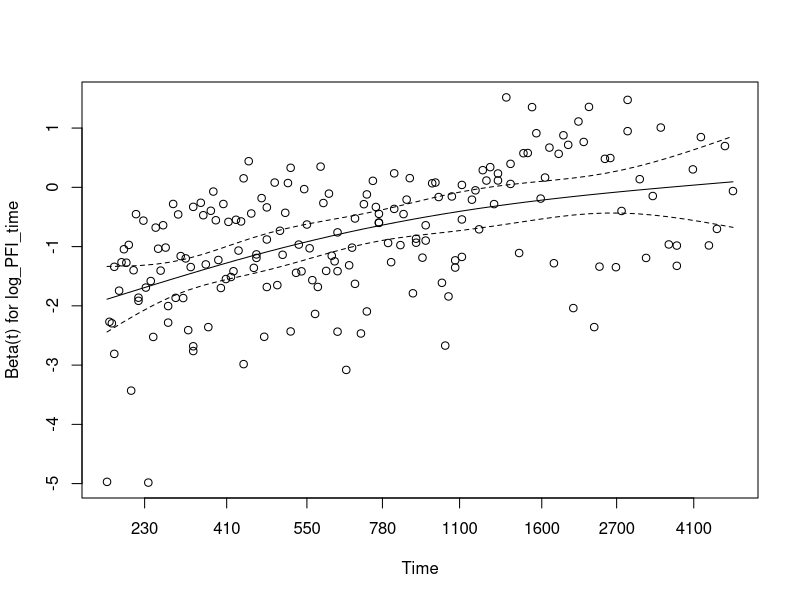

Recreate this plot in R.
library(survival)  # Load the survival package for survival analysis

# Read the data file "GBMLGG.txt", which is tab-separated, with the first row as the header
final = read.table("GBMLGG.txt", sep = "\t", header = TRUE)

# Cox Model 1
# Fit a Cox proportional hazards model using overall survival time (OS.time) and event status (OS)
# The model includes 'WNT' as a predictor
tes = coxph(Surv(OS.time, OS) ~ WNT, data = final)

# Print the summary of the Cox model, focusing on the coefficients
summary(tes)$coefficients

# Cox Model 2
# Fit a Cox proportional hazards model including 'WNT' and the logarithm of progression-free interval (PFI) time
tes = coxph(Surv(OS.time, OS) ~ WNT + log(final$PFI.time), data = final)

# Print the summary of the Cox model and extract the first coefficient (WNT)
summary(tes)$coefficients[1, ]

# Cox Time-Dependent Model
# Create a data frame for the Cox model with the survival time, event status, 'WNT', and logarithm of PFI time
data1 <- data.frame(
  OS.time = final$OS.time,  # Overall survival time
  OS = final$OS,  # Overall survival event status
  X = final$WNT,  # 'WNT' predictor variable
  log_PFI_time = log(final$PFI.time)  # Logarithm of PFI time
)

# Fit a Cox proportional hazards model using the data frame
fit = coxph(Surv(OS.time, OS) ~ ., data = data1)

# Test the proportional hazards assumption for the Cox model
zp = cox.zph(fit)
zp  # Print the test results

# Plot the Schoenfeld residuals for the log_PFI_time variable (2nd covariate)
plot(zp[2])

# Split the data into time intervals for time-dependent analysis
# The `cut` parameter specifies the time points at which the data is split
data1_group = survSplit(Surv(OS.time, OS) ~ ., data = data1, episode = "tgroup", cut = c(580, 1200))

# Fit a Cox model with time-dependent covariates, using the split data
fit2 = coxph(Surv(tstart, OS.time, OS) ~ X + log_PFI_time:strata(tgroup), data = data1_group)
fit2  # Print the model summary

# Test the proportional hazards assumption for the time-dependent Cox model
cox.zph(fit2)

# Print the summary of the time-dependent Cox model and extract the first coefficient
summary(fit2)$coefficients[1, ]

# Weibull Regression Model 1
# Fit a Weibull regression model using 'WNT' as a predictor
tes = survreg(Surv(OS.time, OS) ~ WNT, dist = "weibull", data = final)

# Print the summary of the Weibull model, focusing on the coefficient of 'WNT'
summary(tes)$table[2, ]

# Weibull Regression Model 2
# Fit a Weibull regression model including 'WNT' and the logarithm of PFI time
tes = survreg(Surv(OS.time, OS) ~ WNT + log(final$PFI.time), dist = "weibull", data = final)

# Print the summary of the Weibull model, focusing on the coefficient of 'WNT'
summary(tes)$table[2, ]
